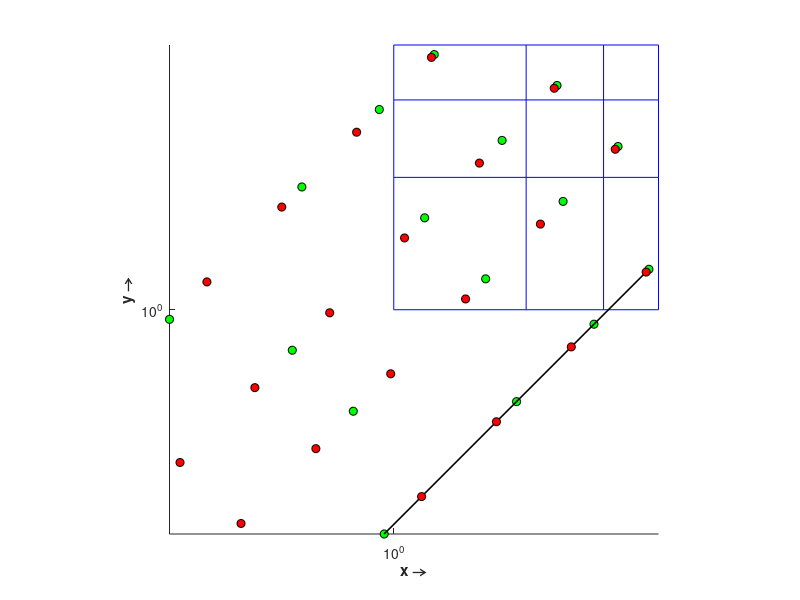

The MATLAB source for this figure:
clear all;
clc;
% close all;

N = 8;   % Has to be even 
freqScale = 1; 2*pi/(N+1);
gridSpacing =  [-N/2:N/2]*freqScale;
gridMarkerSize = 6;
highlightMarkerSize = 8;
delay = .05;


%% Normal Grid
figure,axis equal
hold on
axis equal
axis ([-N/2 N/2 -N/2 N/2])
for j  = 1: N+1                             % Marking X-Y grid lines
    h =plot(gridSpacing(:),gridSpacing(j)*ones(1,N+1),'b');
    h =plot(gridSpacing(j)*ones(1,N+1),gridSpacing(:),'b');
end
% for j  = 1: N+1                             % Plotting grid points
%     pause(delay);
%     h =plot(gridSpacing(j),gridSpacing(:),'bs');
%     set(h,'MarkerFaceColor','g');
%     set(h,'MarkerSize',gridMarkerSize)
% end
% h = plot(0,0,'bs');                 % DC value
% set(h,'MarkerFaceColor','k');
% set(h,'MarkerSize',gridMarkerSize)

% title('\bf{Square grid & Polar grid & Log Polar grid}') 
xlabel ('\bf{x \rightarrow}')
ylabel ('\bf{y \rightarrow}')
hold off

%% Plotting Polar grid
M = 10;                 % Total number of polar lines 
deltaTheta = 180/M;     % Angular sampling rate
angles = [0:deltaTheta:180];  
 
hold on 
for angle = angles 
    pause(delay) 
    h1= plot(gridSpacing*cosd(angle),gridSpacing*sind(angle),'ko');
    set(h1,'MarkerFaceColor','g');
    set(h1,'MarkerSize',gridMarkerSize) 
    
    if(angle == deltaTheta || angle == 9*deltaTheta)
        plot(gridSpacing.*cosd(angle),gridSpacing.*sind(angle),'k','LineWidth', 1.2);
    end
end
hold off  

%% Plotting Log Polar grid

% figure,axis equal
% hold on

logSpacing = logspace(-N/2,N/2,6*N) ;
hold on 
for angle = angles 
    pause(delay) 
    h1= loglog(logSpacing*cosd(angle),logSpacing*sind(angle),'ko');
    set(h1,'MarkerFaceColor','r');
    set(h1,'MarkerSize',gridMarkerSize) 
    
    h1= loglog(-logSpacing*cosd(angle),-logSpacing*sind(angle),'ko');
    set(h1,'MarkerFaceColor','r');
    set(h1,'MarkerSize',gridMarkerSize) 
    
end
hold off  



% %% Plotting Spiral grid
% M = 10;                 % Total number of polar lines 
% deltaTheta = pi/M;     % Angular sampling rate
% angles = [0:deltaTheta:10*pi];  
%  
% offset = (0:1:11)*pi;
% count = 1;
% k = .13;   % constant
% hold on 
% for angle = angles 
%     pause(delay)  
%     
%     h1= plot(k *angle*cos(angle),k *angle*sin(angle),'ko');
%     set(h1,'MarkerFaceColor','r');
%     set(h1,'MarkerSize',gridMarkerSize) 
% end
% Newspacing = deltaTheta + offset;
% plot(k *Newspacing.*cos(Newspacing),k *Newspacing.*sin(Newspacing),'k','LineWidth', 1.2);
%  
% Newspacing = 9*deltaTheta + offset;
% plot(k *Newspacing.*cos(Newspacing),k *Newspacing.*sin(Newspacing),'k','LineWidth', 1.2);
% hold off  